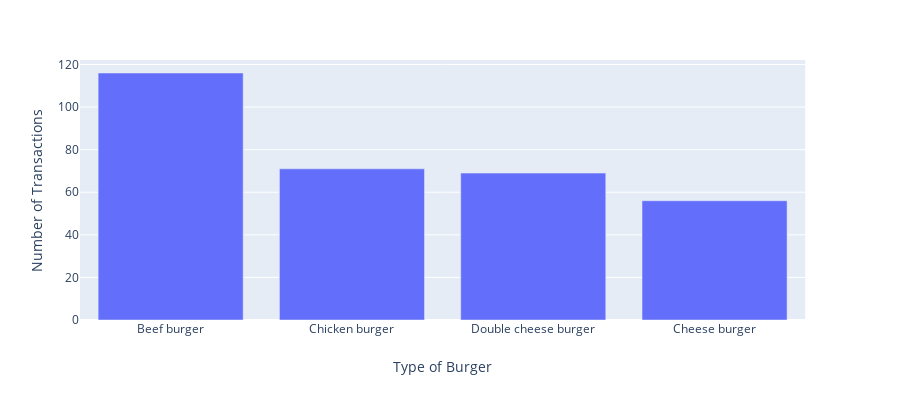

Write notebook code for a chart like this one.
### Markdown cell above
# Aggregating the data based on the type of burger

### Code cell
#Type burger yang paling banyak dibeli
burger = data.groupby(['Type Burger'])['trx'].sum().reset_index().sort_values(['trx'],ascending=False).reset_index(drop=True)
sumburger = sum(burger['trx'])
burger['pct'] = (100. * burger['trx']/sumburger).round(1).astype(str) + '%'

display(burger)
import plotly.express as px
fig = px.bar(burger, x='Type Burger', y='trx',
             #hover_data=['gender'], color='gender',
             labels={'Type Burger':'Type of Burger','trx':'Number of Transactions'}, height=400)
fig.show()

### Figure 1 — Plotly figure (JSON) as saved in the notebook; plotly's stock layout.template omitted (floating-point values rounded to 4 significant figures)
{"data": [{"alignmentgroup": "True", "hoverlabel": {"namelength": 0}, "hovertemplate": "Type of Burger=%{x}<br>Number of Transactions=%{y}", "legendgroup": "", "marker": {"color": "#636efa"}, "name": "", "offsetgroup": "", "orientation": "v", "showlegend": false, "textposition": "auto", "type": "bar", "x": ["Beef burger", "Chicken burger", "Double cheese burger", "Cheese burger"], "xaxis": "x", "y": [116, 71, 69, 56], "yaxis": "y"}], "layout": {"barmode": "relative", "height": 400, "legend": {"tracegroupgap": 0}, "margin": {"t": 60}, "xaxis": {"anchor": "y", "domain": [0, 0.98], "title": {"text": "Type of Burger"}}, "yaxis": {"anchor": "x", "domain": [0, 1], "title": {"text": "Number of Transactions"}}}}
